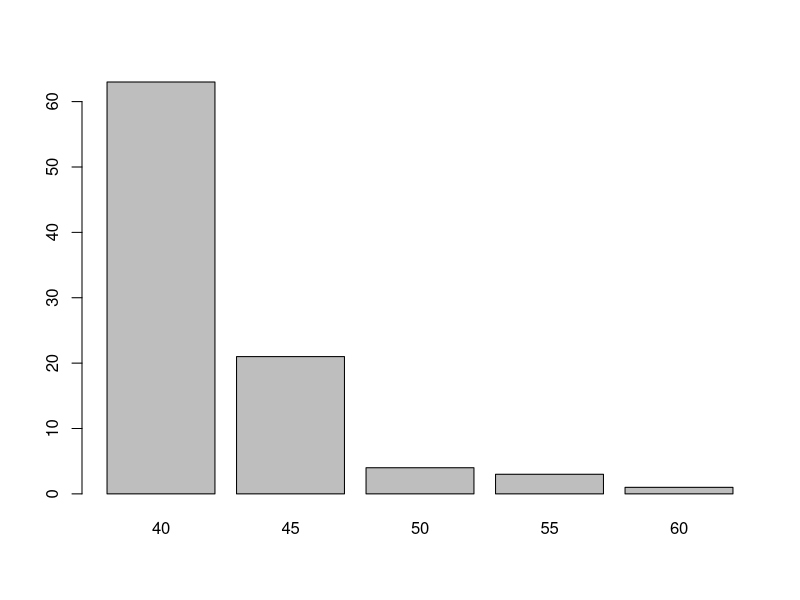
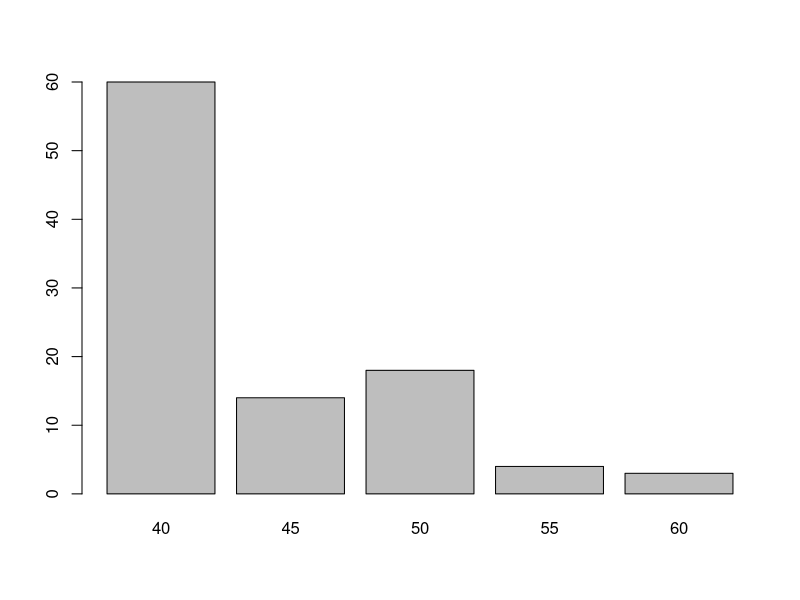
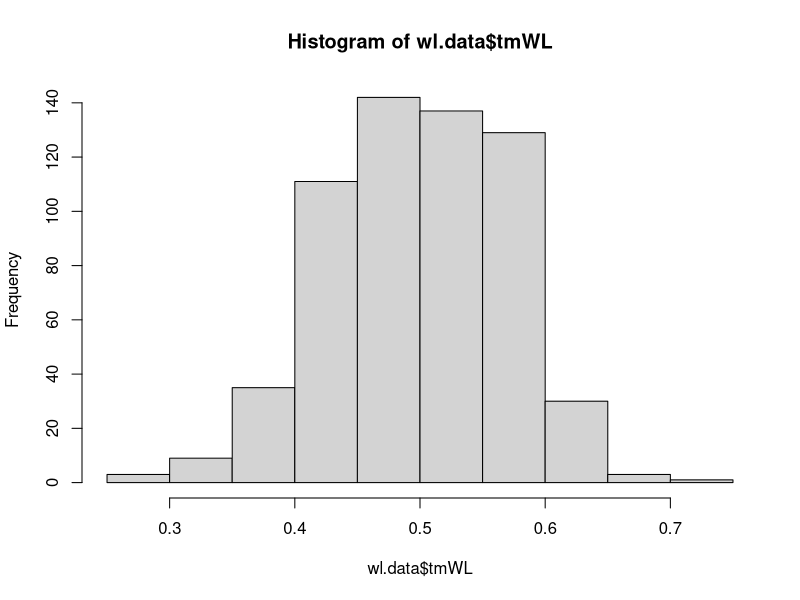
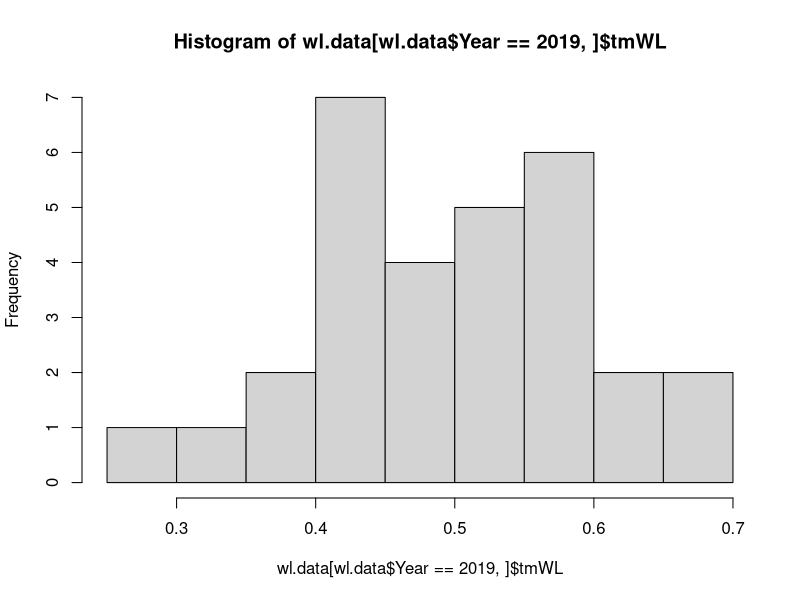
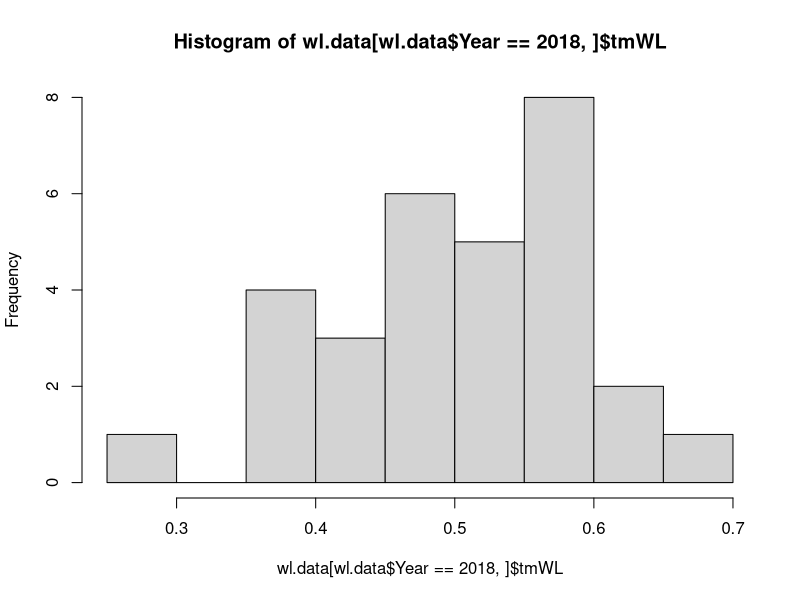
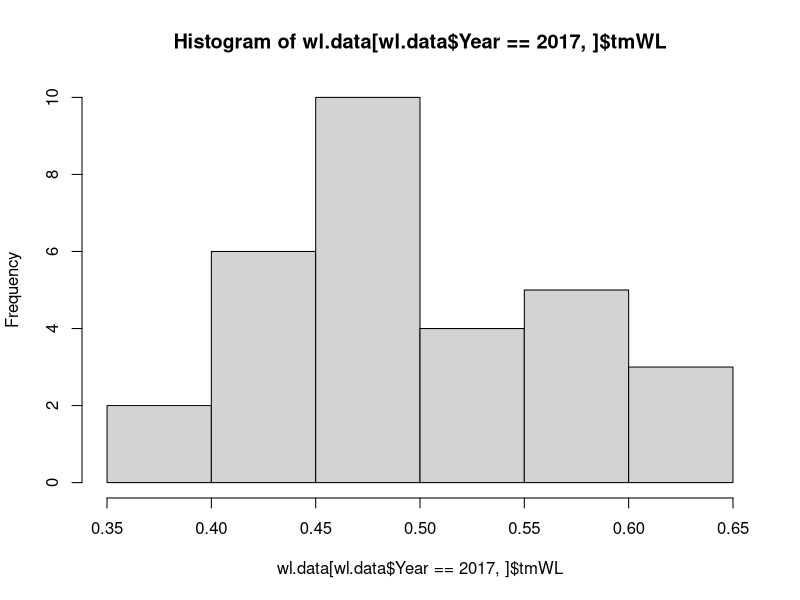
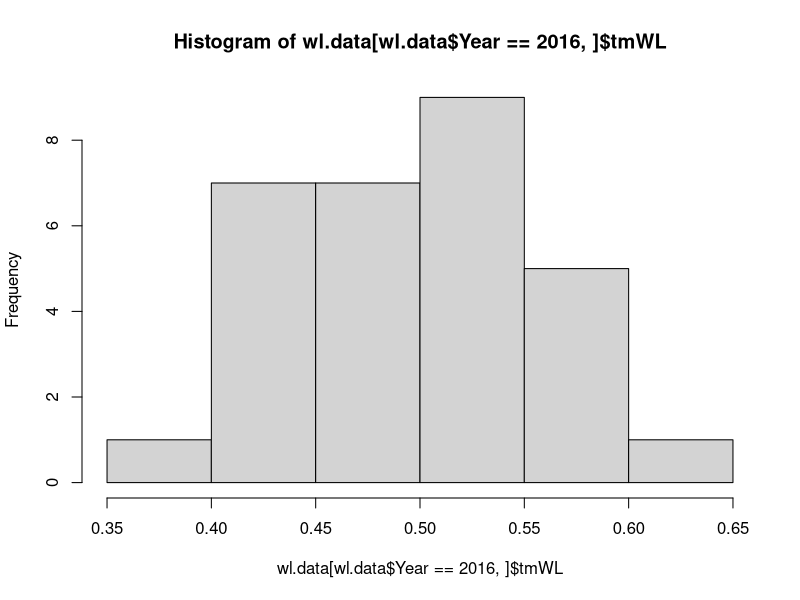

These figures' R source, in order:
data <- read.csv("prospect_data/total-board-data.csv")

# How many prospects per draft?
picks_2020 <- data[data$Sign.Mkt == "Draft" & data$Sign.Yr == 2020,]
lengths(picks_2020)[1]; 124 / 30  # There are 124 from 2020 - not all have signed yet, though, and the draft was smaller

picks_2019 <- data[data$Sign.Mkt == "Draft" & data$Sign.Yr == 2019,]
lengths(picks_2019)[1]; 184 / 30  # There are 184 from 2019

picks_2018 <- data[data$Sign.Mkt == "Draft" & data$Sign.Yr == 2018,]
lengths(picks_2018)[1]; 174 / 30  # There are 174 in 2018 - expected, because some drop out

# What proportion of prospects are from J2 vs. the Draft?

table(data$Sign.Mkt)
print("From J2: "); 472 / (831 + 472)
print("From Draft: "); 831 / (831 + 472)

# What is the FV distribution for a draft year?

# 2019
picks_2019$new.FV <- strtoi(gsub("+", "", picks_2019$FV))
table(picks_2019$new.FV)
prop.table(table(picks_2019$new.FV))
barplot(table(picks_2019$new.FV))

# 2018
picks_2018$new.FV <- strtoi(gsub("+", "", picks_2018$FV))
table(picks_2018$new.FV)
prop.table(table(picks_2018$new.FV))
barplot(table(picks_2018$new.FV))

# What are the FVs for each draft slot, assuming a draft of 180 players?
# Using figures from 2019 draft

.0109 * 180  # Top two are 60
.0326 * 180  # Next 6 are 55
.0435 * 180  # Next 8 are 50
.2283 * 180  # Next 41 are 45
.6848 * 180  # Next 123 are 40
2 + 6 + 8 + 41 + 123

# How many prospects are pitchers vs. hitters?

prop.table(table(data$Pos))
.100 + .393  # Pitchers - it's about evenly split

# What's the distribution of WL%?

wl.data <- read.csv("total.csv")
hist(wl.data$tmWL)

# Per year - it's pretty erratic
hist(wl.data[wl.data$Year == 2019,]$tmWL)
hist(wl.data[wl.data$Year == 2018,]$tmWL)
hist(wl.data[wl.data$Year == 2017,]$tmWL)
hist(wl.data[wl.data$Year == 2016,]$tmWL)

# What are the cut-off values for the important draft picks?

quantile(wl.data$tmWL, probs = c(2/30, 8/30, 16/30, (57 - 30)/30))
